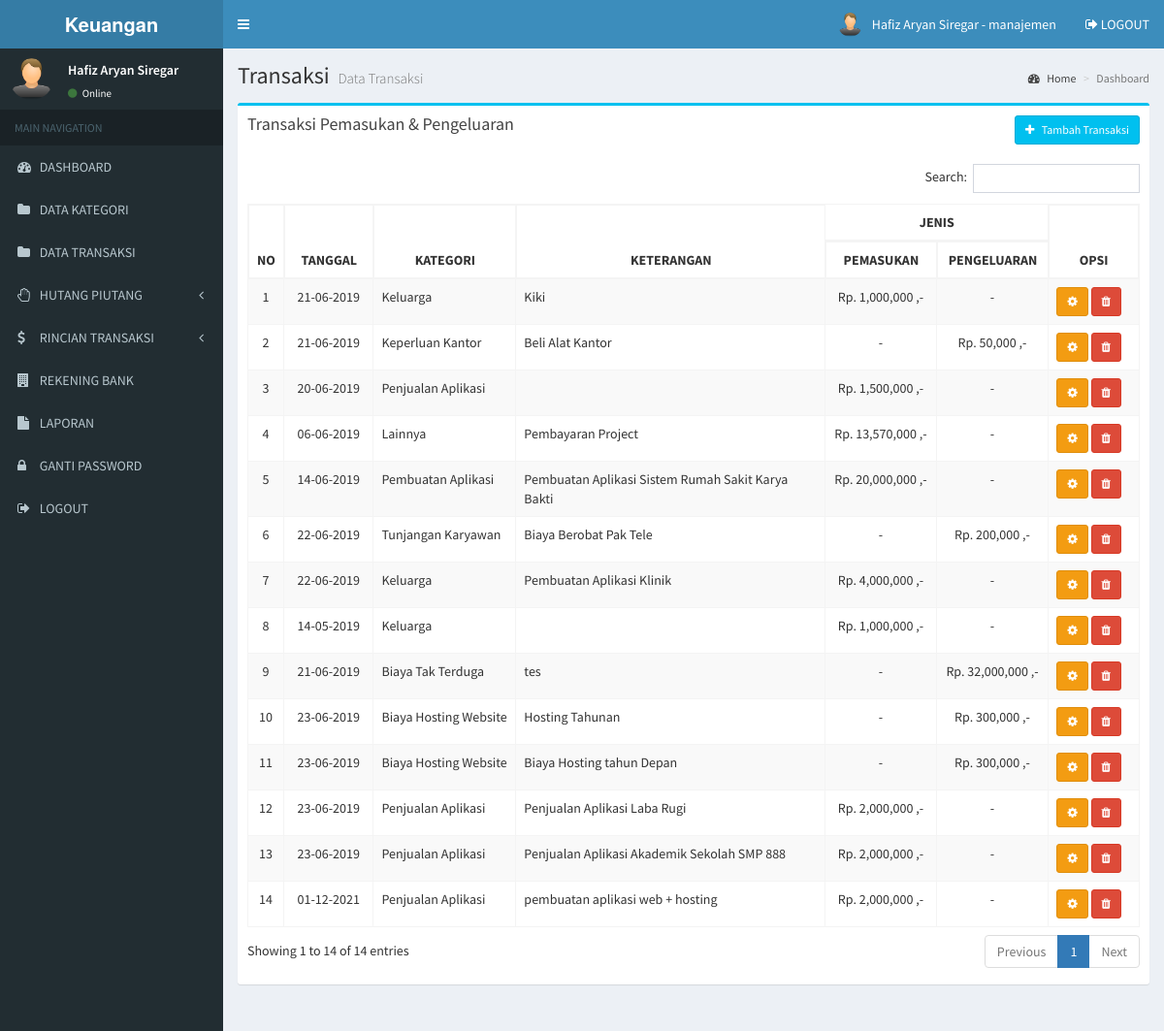
Screenshot of /manajemen/transaksi.php (signed in) with the database file from the repository.
### tables this page shows
CREATE TABLE `transaksi` (
  `transaksi_id` int(11) NOT NULL,
  `transaksi_tanggal` date NOT NULL,
  `transaksi_jenis` enum('Pengeluaran','Pemasukan') NOT NULL,
  `transaksi_kategori` int(11) NOT NULL,
  `transaksi_nominal` int(11) NOT NULL,
  `transaksi_keterangan` text NOT NULL,
  `transaksi_bank` int(11) NOT NULL
);

CREATE TABLE `kategori` (
  `kategori_id` int(11) NOT NULL,
  `kategori` varchar(255) NOT NULL
);

### manajemen/transaksi.php (the view, shortened to what this page needs)
<?php include 'header.php'; ?>
<div class="content-wrapper">
  <section class="content-header">
    <h1>
      Transaksi
      <small>Data Transaksi</small>
    </h1>
    <ol class="breadcrumb">
      <li><a href="#"><i class="fa fa-dashboard"></i> Home</a></li>
      <li class="active">Dashboard</li>
    </ol>
  </section>
  <section class="content">
    <div class="row">
      <section class="col-lg-12">
        <div class="box box-info">
          <div class="box-header">
            <h3 class="box-title">Transaksi Pemasukan & Pengeluaran</h3>
            <div class="btn-group pull-right">
              <button type="button" class="btn btn-info btn-sm" data-toggle="modal" data-target="#exampleModal">
                <i class="fa fa-plus"></i> &nbsp Tambah Transaksi
              </button>
            </div>
          </div>
          <div class="box-body">
            <div class="table-responsive">
              <table class="table table-bordered table-striped" id="table-datatable">
                <thead>
                  <tr>
                    <th width="1%" rowspan="2">NO</th>
                    <th width="10%" rowspan="2" class="text-center">TANGGAL</th>
                    <th rowspan="2" class="text-center">KATEGORI</th>
                    <th rowspan="2" class="text-center">KETERANGAN</th>
                    <th colspan="2" class="text-center">JENIS</th>
                    <th rowspan="2" width="10%" class="text-center">OPSI</th>
                  </tr>
                  <tr>
                    <th class="text-center">PEMASUKAN</th>
                    <th class="text-center">PENGELUARAN</th>
                  </tr>
                </thead>
                <tbody>
                  <?php
                  include '../koneksi.php';
                  $no=1;
                  $data = mysqli_query($koneksi,"SELECT * FROM transaksi,kategori where kategori_id=transaksi_kategori");
                  while($d = mysqli_fetch_array($data)){
                    ?>
                    <tr>
                      <td class="text-center"><?php echo $no++; ?></td>
                      <td class="text-center"><?php echo date('d-m-Y', strtotime($d['transaksi_tanggal'])); ?></td>
                      <td><?php echo $d['kategori']; ?></td>
                      <td><?php echo $d['transaksi_keterangan']; ?></td>
                      <td class="text-center">
                        <?php
                        if($d['transaksi_jenis'] == "Pemasukan"){
                          echo "Rp. ".number_format($d['transaksi_nominal'])." ,-";
                        }else{
                          echo "-";
                        }
                        ?>
                      </td>
                      <td class="text-center">
                        <?php
                        if($d['transaksi_jenis'] == "Pengeluaran"){
                          echo "Rp. ".number_format($d['transaksi_nominal'])." ,-";
                        }else{
                          echo "-";
                        }
                        ?>
                      </td>
                      <td>
                        <button type="button" class="btn btn-warning btn-sm" data-toggle="modal" data-target="#edit_transaksi_<?php echo $d['transaksi_id'] ?>">
                          <i class="fa fa-cog"></i>
                        </button>
                        <button type="button" class="btn btn-danger btn-sm" data-toggle="modal" data-target="#hapus_transaksi_<?php echo $d['transaksi_id'] ?>">
                          <i class="fa fa-trash"></i>
                        </button>
                      </td>
                    </tr>
                    <?php
                  }
                  ?>
                </tbody>
              </table>
            </div>
          </div>
        </div>
      </section>
    </div>
  </section>
</div>
<?php include 'footer.php'; ?>

### manajemen/header.php (style rules this page uses)
#table-datatable { width: 100% !important; }
#table-datatable .sorting_disabled { border: 1px solid #f4f4f4; }

### rows the page displays
transaksi: transaksi_tanggal "21-06-2019", kategori.kategori "Keluarga", transaksi_keterangan "Kiki", transaksi_nominal "1,000,000"
transaksi: transaksi_tanggal "21-06-2019", kategori.kategori "Keperluan Kantor", transaksi_keterangan "Beli Alat Kantor", transaksi_nominal "50,000"
transaksi: transaksi_tanggal "20-06-2019", kategori.kategori "Penjualan Aplikasi", transaksi_nominal "1,500,000"
transaksi: transaksi_tanggal "06-06-2019", kategori.kategori "Lainnya", transaksi_keterangan "Pembayaran Project", transaksi_nominal "13,570,000"
transaksi: transaksi_tanggal "14-06-2019", kategori.kategori "Pembuatan Aplikasi", transaksi_keterangan "Pembuatan Aplikasi Sistem Rumah Sakit Karya Bakti", transaksi_nominal "20,000,000"
transaksi: transaksi_tanggal "22-06-2019", kategori.kategori "Tunjangan Karyawan", transaksi_keterangan "Biaya Berobat Pak Tele", transaksi_nominal "200,000"
transaksi: transaksi_tanggal "22-06-2019", kategori.kategori "Keluarga", transaksi_keterangan "Pembuatan Aplikasi Klinik", transaksi_nominal "4,000,000"
transaksi: transaksi_tanggal "14-05-2019", kategori.kategori "Keluarga", transaksi_nominal "1,000,000"
transaksi: transaksi_tanggal "21-06-2019", kategori.kategori "Biaya Tak Terduga", transaksi_keterangan "tes", transaksi_nominal "32,000,000"
transaksi: transaksi_tanggal "23-06-2019", kategori.kategori "Biaya Hosting Website", transaksi_keterangan "Hosting Tahunan", transaksi_nominal "300,000"
transaksi: transaksi_tanggal "23-06-2019", kategori.kategori "Biaya Hosting Website", transaksi_keterangan "Biaya Hosting tahun Depan", transaksi_nominal "300,000"
transaksi: transaksi_tanggal "23-06-2019", kategori.kategori "Penjualan Aplikasi", transaksi_keterangan "Penjualan Aplikasi Laba Rugi", transaksi_nominal "2,000,000"
transaksi: transaksi_tanggal "23-06-2019", kategori.kategori "Penjualan Aplikasi", transaksi_keterangan "Penjualan Aplikasi Akademik Sekolah SMP 888", transaksi_nominal "2,000,000"
transaksi: transaksi_tanggal "01-12-2021", kategori.kategori "Penjualan Aplikasi", transaksi_keterangan "pembuatan aplikasi web + hosting", transaksi_nominal "2,000,000"

### other values shown
$_SESSION['nama'] "Hafiz Aryan Siregar"
$_SESSION['level'] "manajemen"
